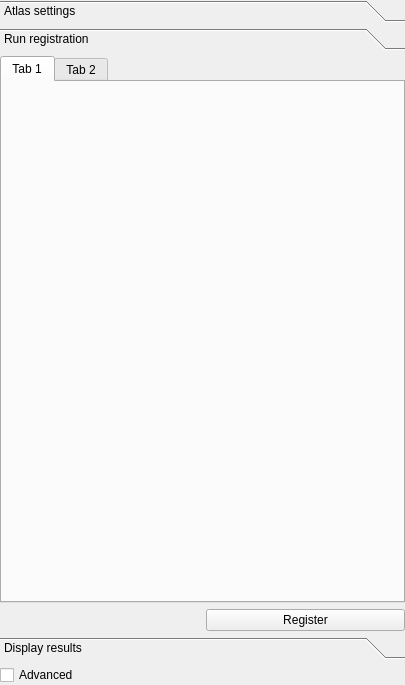
<?xml version="1.0" encoding="UTF-8"?>
<ui version="4.0">
 <class>Form</class>
 <widget class="QWidget" name="Form">
  <property name="geometry">
   <rect>
    <x>0</x>
    <y>0</y>
    <width>405</width>
    <height>685</height>
   </rect>
  </property>
  <property name="windowTitle">
   <string>Form</string>
  </property>
  <layout class="QVBoxLayout" name="verticalLayout">
   <property name="leftMargin">
    <number>0</number>
   </property>
   <property name="topMargin">
    <number>0</number>
   </property>
   <property name="rightMargin">
    <number>0</number>
   </property>
   <property name="bottomMargin">
    <number>0</number>
   </property>
   <item>
    <widget class="QToolBox" name="toolBox_3">
     <property name="currentIndex">
      <number>1</number>
     </property>
     <widget class="QWidget" name="atlasSettingsPage">
      <property name="geometry">
       <rect>
        <x>0</x>
        <y>0</y>
        <width>405</width>
        <height>567</height>
       </rect>
      </property>
      <attribute name="label">
       <string>Atlas settings</string>
      </attribute>
      <layout class="QFormLayout" name="formLayout_5">
       <item row="0" column="0">
        <widget class="QLabel" name="label_16">
         <property name="toolTip">
          <string>The atlas to use for the registration</string>
         </property>
         <property name="text">
          <string>Atlas</string>
         </property>
        </widget>
       </item>
       <item row="0" column="1">
        <widget class="QComboBox" name="atlasIdComboBox">
         <item>
          <property name="text">
           <string>ABA 2017 - adult mouse - 25µm</string>
          </property>
         </item>
         <item>
          <property name="text">
           <string>ABA - adult mouse - 25µm</string>
          </property>
         </item>
        </widget>
       </item>
       <item row="1" column="0">
        <widget class="QLabel" name="label_15">
         <property name="toolTip">
          <string>The XYZ resolution (μm/pixel) of the atlas</string>
         </property>
         <property name="text">
          <string>Atlas resolution</string>
         </property>
        </widget>
       </item>
       <item row="1" column="1">
        <widget class="QFrame" name="atlasResolutionTriplet">
         <property name="frameShape">
          <enum>QFrame::StyledPanel</enum>
         </property>
         <property name="frameShadow">
          <enum>QFrame::Raised</enum>
         </property>
         <layout class="QHBoxLayout" name="horizontalLayout_16">
          <item>
           <widget class="QSpinBox" name="spinBox_31">
            <property name="readOnly">
             <bool>true</bool>
            </property>
            <property name="suffix">
             <string>µm</string>
            </property>
           </widget>
          </item>
          <item>
           <widget class="QSpinBox" name="spinBox_32">
            <property name="readOnly">
             <bool>true</bool>
            </property>
            <property name="suffix">
             <string>µm</string>
            </property>
           </widget>
          </item>
          <item>
           <widget class="QSpinBox" name="spinBox_33">
            <property name="readOnly">
             <bool>true</bool>
            </property>
            <property name="suffix">
             <string>µm</string>
            </property>
           </widget>
          </item>
         </layout>
        </widget>
       </item>
       <item row="4" column="0" colspan="2">
        <widget class="QGroupBox" name="advancedAtlasSettingsGroupBox">
         <property name="title">
          <string>Advanced atlas settings</string>
         </property>
         <layout class="QFormLayout" name="formLayout_6">
          <item row="0" column="0">
           <widget class="QLabel" name="label_17">
            <property name="text">
             <string>Atlas folder</string>
            </property>
           </widget>
          </item>
          <item row="0" column="1">
           <widget class="QFrame" name="frame_14">
            <property name="frameShape">
             <enum>QFrame::StyledPanel</enum>
            </property>
            <property name="frameShadow">
             <enum>QFrame::Raised</enum>
            </property>
            <layout class="QHBoxLayout" name="horizontalLayout_6">
             <item>
              <widget class="QLabel" name="atlasFolderPath">
               <property name="text">
                <string>''</string>
               </property>
              </widget>
             </item>
             <item>
              <widget class="QPushButton" name="selectAtlasFolderPushButton">
               <property name="text">
                <string> Select</string>
               </property>
               <property name="icon">
                <iconset resource="icons.qrc">
                 <normaloff>:/icons/icons/folder_open.svg</normaloff>:/icons/icons/folder_open.svg</iconset>
               </property>
              </widget>
             </item>
            </layout>
           </widget>
          </item>
         </layout>
        </widget>
       </item>
       <item row="2" column="0">
        <widget class="QLabel" name="label_22">
         <property name="toolTip">
          <string>The atlas to use for the registration</string>
         </property>
         <property name="text">
          <string>Structure Tree</string>
         </property>
        </widget>
       </item>
       <item row="2" column="1">
        <widget class="QComboBox" name="structureTreeIdComboBox">
         <item>
          <property name="text">
           <string>ABA json 2022</string>
          </property>
         </item>
         <item>
          <property name="text">
           <string>ABA json clearmap</string>
          </property>
         </item>
        </widget>
       </item>
       <item row="3" column="0" colspan="2">
        <widget class="QPushButton" name="registrationGoToSampleOrientationPushButton">
         <property name="text">
          <string>Go to sample orientation</string>
         </property>
        </widget>
       </item>
      </layout>
     </widget>
     <widget class="QWidget" name="runRegistrationPage">
      <property name="geometry">
       <rect>
        <x>0</x>
        <y>0</y>
        <width>405</width>
        <height>567</height>
       </rect>
      </property>
      <attribute name="label">
       <string>Run registration</string>
      </attribute>
      <layout class="QGridLayout" name="channelsParamsTabWidgetLayout">
       <property name="leftMargin">
        <number>0</number>
       </property>
       <property name="topMargin">
        <number>0</number>
       </property>
       <property name="rightMargin">
        <number>0</number>
       </property>
       <property name="bottomMargin">
        <number>0</number>
       </property>
       <item row="0" column="0" colspan="2">
        <widget class="QTabWidget" name="channelsParamsTabWidget">
         <widget class="QWidget" name="tab">
          <attribute name="title">
           <string>Tab 1</string>
          </attribute>
         </widget>
         <widget class="QWidget" name="tab_2">
          <attribute name="title">
           <string>Tab 2</string>
          </attribute>
         </widget>
        </widget>
       </item>
       <item row="1" column="1">
        <widget class="QPushButton" name="registerPushButton">
         <property name="text">
          <string>Register</string>
         </property>
        </widget>
       </item>
      </layout>
     </widget>
     <widget class="QWidget" name="displayPage">
      <property name="geometry">
       <rect>
        <x>0</x>
        <y>0</y>
        <width>405</width>
        <height>567</height>
       </rect>
      </property>
      <attribute name="label">
       <string>Display results</string>
      </attribute>
      <layout class="QGridLayout" name="gridLayout">
       <item row="0" column="0">
        <widget class="QLabel" name="label">
         <property name="text">
          <string>Select alignment:</string>
         </property>
        </widget>
       </item>
       <item row="0" column="1">
        <widget class="QComboBox" name="plotChannelComboBox"/>
       </item>
       <item row="1" column="0" colspan="2">
        <widget class="QCheckBox" name="plotCompositeCheckBox">
         <property name="toolTip">
          <string>&lt;html&gt;&lt;head/&gt;&lt;body&gt;&lt;p&gt;Whether to plot as composite (overlay). &lt;/p&gt;&lt;p&gt;Default is side-by-side&lt;/p&gt;&lt;/body&gt;&lt;/html&gt;</string>
         </property>
         <property name="text">
          <string>Composite plot</string>
         </property>
        </widget>
       </item>
       <item row="2" column="1">
        <widget class="QPushButton" name="plotRegistrationResultsPushButton">
         <property name="text">
          <string>Plot</string>
         </property>
        </widget>
       </item>
      </layout>
     </widget>
    </widget>
   </item>
   <item>
    <widget class="QCheckBox" name="advancedCheckBox">
     <property name="text">
      <string>Advanced</string>
     </property>
    </widget>
   </item>
  </layout>
 </widget>
 <resources>
  <include location="icons.qrc"/>
 </resources>
 <connections/>
</ui>
